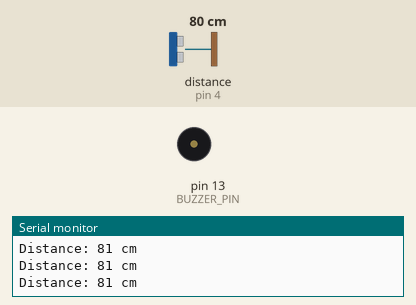
Bench run of a sketch on a simulated Arduino Uno, built with avr-gcc and run on an emulated ATmega328P. Shown: buzzer (waves = sounding, pin HIGH), the last lines printed to the serial monitor. The inputs (shaded band) are chosen by the test bench; at power-on: distance to the obstacle (sensor on pin 4) 80 cm. The echo pulse lasts 58.3 µs per cm; pins used as bus, display or sensor lines are not drawn.

Above: at 1.2 s.
1.3 s: distance to the obstacle (sensor on pin 4) set to 38 cm
2.8 s: distance to the obstacle (sensor on pin 4) set to 31 cm
At 3.4 s:
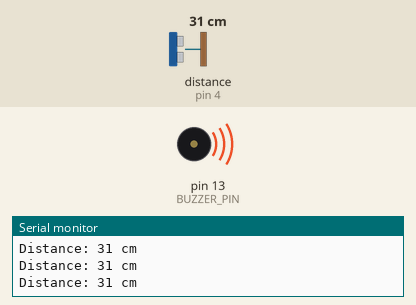
4.3 s: distance to the obstacle (sensor on pin 4) set to 35 cm
At 4.8 s:
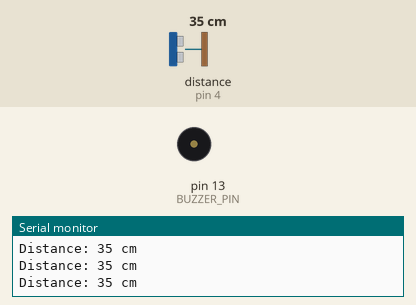
5.8 s: distance to the obstacle (sensor on pin 4) set to 2 cm
At 6.3 s:
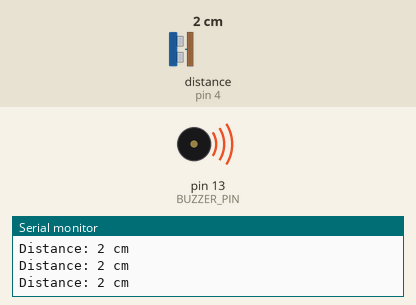
Timing chart, 0 to 8.4 s (numbered marks = the images above; inputs shaded):
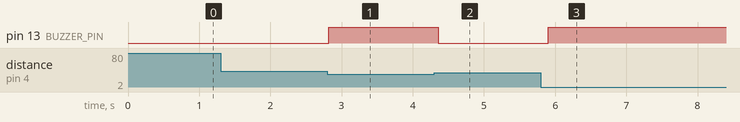

Measured:
- the behaviour switches between 35 and 34 cm on distance to the obstacle (sensor on pin 4) (found by bisection; images 0 and 1)
- after the input at 2.8 s, pin 13 (BUZZER_PIN): LOW → HIGH at once
- after the input at 4.3 s, pin 13 (BUZZER_PIN): HIGH → LOW after 0.06 s
- after the input at 5.8 s, pin 13 (BUZZER_PIN): LOW → HIGH after 0.10 s

The sketch:

Smart_Blind_Stick.ino
```cpp
#include <NewPing.h>

#define trigPin 3
#define echoPin 4
#define BUZZER_PIN 13
#define TX_PIN_COCO A0
#define MAX_DISTANCE 35

NewPing sonar(trigPin, echoPin);

void setup() {
  Serial.begin(9600);
  pinMode(trigPin, OUTPUT);
  pinMode(echoPin, INPUT);
  pinMode(BUZZER_PIN, OUTPUT);
  pinMode(TX_PIN_COCO, OUTPUT);
}

void loop() {
  // Measure the distance using the ultrasonic sensor
  unsigned int distance = sonar.ping_cm();

  // Print the distance to the Serial monitor
  Serial.print("Distance: ");
  Serial.print(distance);
  Serial.println(" cm");

  // Check if the distance is within the specified range
  if (distance > 0 && distance < MAX_DISTANCE) {
    // Turn on the buzzer and Red LED
    digitalWrite(BUZZER_PIN, HIGH);
    digitalWrite(TX_PIN_COCO, LOW);
  } else {
    // Turn off the buzzer and keep Green LED on / Red LED off
    digitalWrite(BUZZER_PIN, LOW);
    digitalWrite(TX_PIN_COCO, HIGH);
  }

  // Delay for a short duration to avoid rapid changes
  delay(100);
}
```
